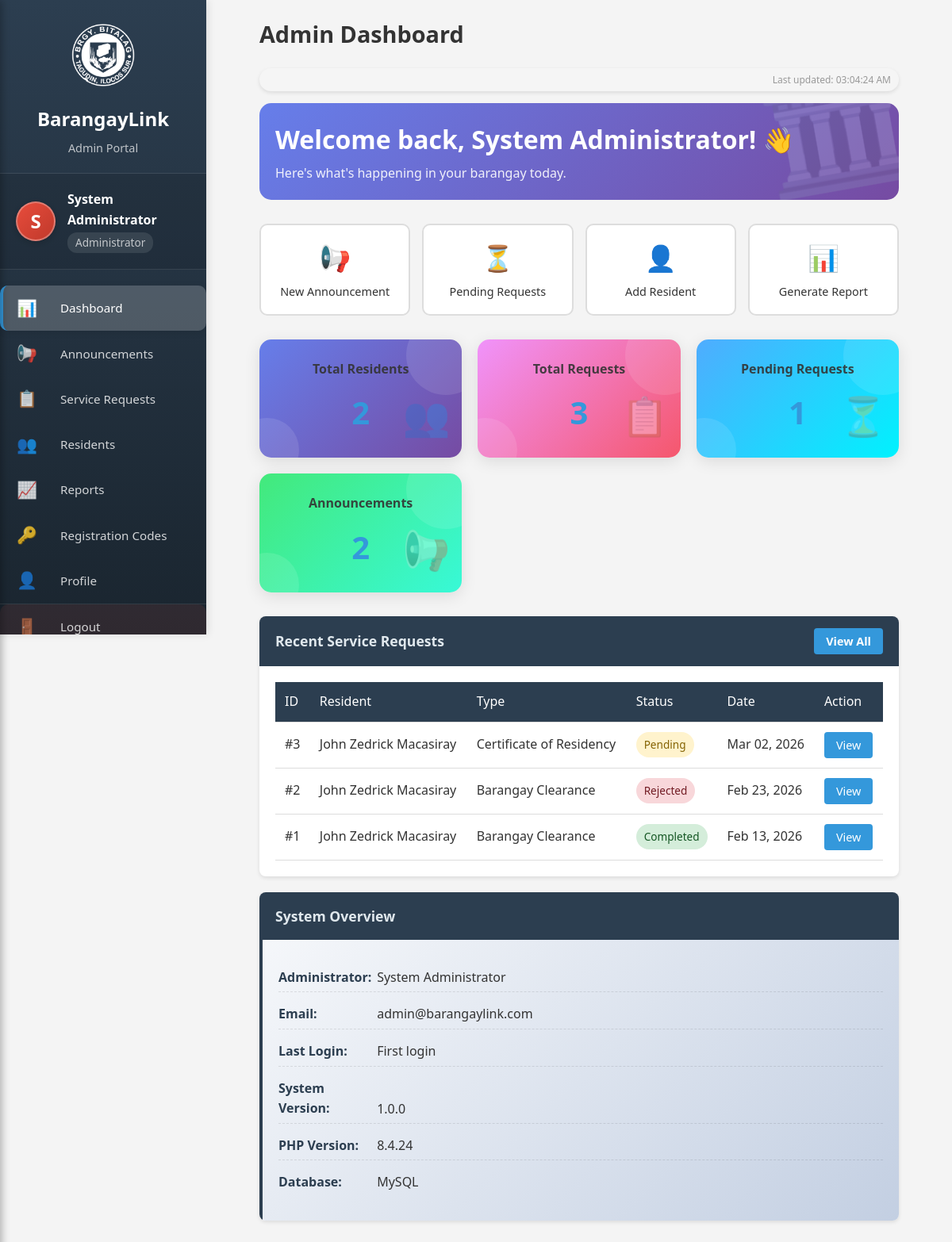
Page /admin/dashboard.php (signed in) on the committed database.
### tables this page shows
CREATE TABLE `users` (
  `id` int(11) NOT NULL,
  `username` varchar(50) NOT NULL,
  `email` varchar(100) NOT NULL,
  `password` varchar(255) NOT NULL,
  `remember_token` varchar(255) DEFAULT NULL,
  `token_expiry` datetime DEFAULT NULL,
  `full_name` varchar(100) NOT NULL,
  `address` text DEFAULT NULL,
  `contact_number` varchar(20) DEFAULT NULL,
  `user_type` enum('admin','resident') DEFAULT 'resident',
  `status` enum('active','inactive') DEFAULT 'active',
  `created_at` timestamp NOT NULL DEFAULT current_timestamp()
);

CREATE TABLE `service_requests` (
  `id` int(11) NOT NULL,
  `user_id` int(11) DEFAULT NULL,
  `request_type` varchar(100) NOT NULL,
  `description` text NOT NULL,
  `status` enum('pending','in_progress','completed','rejected') DEFAULT 'pending',
  `created_at` timestamp NOT NULL DEFAULT current_timestamp(),
  `updated_at` timestamp NOT NULL DEFAULT current_timestamp() ON UPDATE current_timestamp()
);

### includes/database.php (called while the page is built, shortened)
<?php
class Database {
    private $connection;
    public function __construct() {
        try {
            $this->connection = new mysqli(DB_HOST, DB_USER, DB_PASS, DB_NAME);
        } catch (Exception $e) {
            die("Database connection error: " . $e->getMessage());
        }
    }
    public function query($sql) {
        return $this->connection->query($sql);
    }
}
?>

### includes/auth.php (called while the page is built, shortened)
<?php
require_once 'database.php';
class Auth {
    private $db;
    public function __construct() {
        $this->db = new Database();
        $this->checkSessionValidity();
    }
    public function isLoggedIn() {
        return isset($_SESSION['user_id']);
    }
    public function getCurrentUser() {
        $id = $_SESSION['user_id'];
        $sql = "SELECT * FROM users WHERE id = $id";
        $result = $this->db->query($sql);
        return $result->fetch_assoc();
    }
    private function checkSessionValidity() {
        $id = $_SESSION['user_id'];
        $sql = "SELECT status FROM users WHERE id = $id";
        $result = $this->db->query($sql);
        $user = $result->fetch_assoc();
    }
}
?>

### public/admin/dashboard.php (the view, shortened to what this page needs)
<?php
require_once '../../includes/auth.php';
$auth = new Auth();
$auth->requireAdmin();
$db = new Database();
$user = $auth->getCurrentUser();
$total_residents = $db->query("SELECT COUNT(*) as count FROM users WHERE user_type='resident'")->fetch_assoc()['count'];
$total_requests = $db->query("SELECT COUNT(*) as count FROM service_requests")->fetch_assoc()['count'];
$pending_requests = $db->query("SELECT COUNT(*) as count FROM service_requests WHERE status='pending'")->fetch_assoc()['count'];
$total_announcements = $db->query("SELECT COUNT(*) as count FROM announcements")->fetch_assoc()['count'];
$recent_requests = $db->query("SELECT sr.*, u.full_name, u.email
                               FROM service_requests sr
                               JOIN users u ON sr.user_id = u.id
                               ORDER BY sr.created_at DESC LIMIT 5");
?>
<!DOCTYPE html>
<html lang="en">
<head>
    <link rel="stylesheet" href="../../src/css/main.css?v=<?php echo time(); ?>">
</head>
<body data-user-role="<?php echo $_SESSION['user_type']; ?>">
    <div class="sidenav admin-sidenav">
        <div class="sidenav-header">
            <div class="sidenav-logo">
                <img src="../../assets/1772429077726-removebg-preview.png" alt="BarangayLink Logo" onerror="this.style.display='none'">
            </div>
            <h2>BarangayLink</h2>
            <p>Admin Portal</p>
        </div>
        <div class="sidenav-user">
            <div class="sidenav-avatar admin-avatar">
                <?php
                $initial = strtoupper(substr($user['full_name'], 0, 1));
                echo $initial;
                ?>
            </div>
            <div class="sidenav-user-info">
                <div class="sidenav-user-name"><?php echo htmlspecialchars($user['full_name']); ?></div>
                <div class="sidenav-user-type admin-badge">Administrator</div>
            </div>
        </div>
        <ul class="sidenav-menu">
            <li class="sidenav-item">
                <a href="dashboard.php" class="<?php echo basename($_SERVER['PHP_SELF']) == 'dashboard.php' ? 'active' : ''; ?>">
                    <span class="sidenav-icon">📊</span>
                    <span class="sidenav-text">Dashboard</span>
                </a>
            </li>
            <li class="sidenav-item">
                <a href="announcements.php" class="<?php echo basename($_SERVER['PHP_SELF']) == 'announcements.php' ? 'active' : ''; ?>">
                    <span class="sidenav-icon">📢</span>
                    <span class="sidenav-text">Announcements</span>
                </a>
            </li>
            <li class="sidenav-item">
                <a href="service_requests.php" class="<?php echo basename($_SERVER['PHP_SELF']) == 'service_requests.php' ? 'active' : ''; ?>">
                    <span class="sidenav-icon">📋</span>
                    <span class="sidenav-text">Service Requests</span>
                </a>
            </li>
            <li class="sidenav-item">
                <a href="residents.php" class="<?php echo basename($_SERVER['PHP_SELF']) == 'residents.php' ? 'active' : ''; ?>">
                    <span class="sidenav-icon">👥</span>
                    <span class="sidenav-text">Residents</span>
                </a>
            </li>
            <li class="sidenav-item">
                <a href="reports.php" class="<?php echo basename($_SERVER['PHP_SELF']) == 'reports.php' ? 'active' : ''; ?>">
                    <span class="sidenav-icon">📈</span>
                    <span class="sidenav-text">Reports</span>
                </a>
            </li>
            <?php if ($_SESSION['user_type'] === 'admin'): ?>
<li class="sidenav-item">
   <a href="registration_codes.php">
      <span class="sidenav-icon">🔑</span>
      <span class="sidenav-text">Registration Codes</span>
   </a>
</li>
<?php endif; ?>
            <li class="sidenav-item">
                <a href="profile.php" class="<?php echo basename($_SERVER['PHP_SELF']) == 'profile.php' ? 'active' : ''; ?>">
                    <span class="sidenav-icon">👤</span>
                    <span class="sidenav-text">Profile</span>
                </a>
            </li>
            <li class="sidenav-divider"></li>
            <li class="sidenav-item">
                <a href="../logout.php" class="logout-link">
                    <span class="sidenav-icon">🚪</span>
                    <span class="sidenav-text">Logout</span>
                </a>
            </li>
        </ul>
    </div>
    <div class="main-content">
        <div class="container">
            <div class="dashboard-header">
                <h1>Admin Dashboard</h1>
            </div>
            <div class="refresh-indicator" id="refreshIndicator">
                <span>Last updated: <span id="last-updated"><?php echo date('h:i:s A'); ?></span></span>
            </div>
            <div class="welcome-section">
                <h1>Welcome back, <?php echo htmlspecialchars($user['full_name']); ?>! 👋</h1>
                <p>Here's what's happening in your barangay today.</p>
            </div>
            <div class="quick-actions">
                <a href="announcements.php?action=add" class="quick-action-btn" data-tooltip="Create new announcement">
                    <span class="icon">📢</span>
                    <span>New Announcement</span>
                </a>
                <a href="service_requests.php?filter=pending" class="quick-action-btn" data-tooltip="View pending requests">
                    <span class="icon">⏳</span>
                    <span>Pending Requests</span>
                </a>
                <a href="residents.php?action=add" class="quick-action-btn" data-tooltip="Register new resident">
                    <span class="icon">👤</span>
                    <span>Add Resident</span>
                </a>
                <a href="reports.php" class="quick-action-btn" data-tooltip="Generate reports">
                    <span class="icon">📊</span>
                    <span>Generate Report</span>
                </a>
            </div>
            <div class="stats-grid">
                <div class="stat-card" data-tooltip="Total registered residents">
                    <h3>Total Residents</h3>
                    <div class="stat-number" id="totalResidents"><?php echo $total_residents; ?></div>
                    <div class="stat-icon">👥</div>
                </div>
                <div class="stat-card" data-tooltip="Total service requests received">
                    <h3>Total Requests</h3>
                    <div class="stat-number" id="totalRequests"><?php echo $total_requests; ?></div>
                    <div class="stat-icon">📋</div>
                </div>
                <div class="stat-card" data-tooltip="Requests awaiting action">
                    <h3>Pending Requests</h3>
                    <div class="stat-number" id="pendingRequests"><?php echo $pending_requests; ?></div>
                    <div class="stat-icon">⏳</div>
                </div>
                <div class="stat-card" data-tooltip="Total announcements posted">
                    <h3>Announcements</h3>
                    <div class="stat-number" id="totalAnnouncements"><?php echo $total_announcements; ?></div>
                    <div class="stat-icon">📢</div>
                </div>
            </div>
            <div class="row">
                <div class="col">
                    <div class="card">
                        <div class="card-header">
                            <h3>Recent Service Requests</h3>
                            <a href="service_requests.php" class="btn btn-primary btn-sm">View All</a>
                        </div>
                        <div class="card-body" id="requestsContainer">
                            <?php if ($recent_requests->num_rows > 0): ?>
                                <div class="table-responsive">
                                    <table class="table">
                                        <thead>
                                            <tr>
                                                <th>ID</th>
                                                <th>Resident</th>
                                                <th>Type</th>
                                                <th>Status</th>
                                                <th>Date</th>
                                                <th>Action</th>
                                            </tr>
                                        </thead>
                                        <tbody>
                                            <?php while($row = $recent_requests->fetch_assoc()): ?>
                                            <tr>
                                                <td>#<?php echo $row['id']; ?></td>
                                                <td><?php echo htmlspecialchars($row['full_name']); ?></td>
                                                <td><?php echo htmlspecialchars($row['request_type']); ?></td>
                                                <td>
                                                    <?php
                                                    $statusClass = '';
                                                    switch($row['status']) {
                                                        case 'pending':
                                                            $statusClass = 'badge-pending';
                                                            break;
                                                        case 'completed':
                                                            $statusClass = 'badge-completed';
                                                            break;
                                                        case 'rejected':
                                                            $statusClass = 'badge-rejected';
                                                            break;
                                                    }
                                                    ?>
                                                    <span class="badge <?php echo $statusClass; ?>"><?php echo ucfirst($row['status']); ?></span>
                                                </td>
                                                <td><?php echo date('M d, Y', strtotime($row['created_at'])); ?></td>
                                                <td>
                                                    <a href="service_requests.php?view=<?php echo $row['id']; ?>" class="btn btn-primary btn-sm" data-tooltip="View request details">View</a>
                                                </td>
                                            </tr>
                                            <?php endwhile; ?>
                                        </tbody>
                                    </table>
                                </div>
                            <?php else: ?>
                                <p class="text-center">No service requests yet.</p>
                            <?php endif; ?>
                        </div>
                    </div>
                </div>
            </div>
            <div class="row">
                <div class="col">
                    <div class="card">
                        <div class="card-header">
                            <h3>System Overview</h3>
                        </div>
                        <div class="card-body system-info" id="systemInfo">
                            <p><strong>Administrator:</strong> <?php echo htmlspecialchars($user['full_name']); ?></p>
                            <p><strong>Email:</strong> <?php echo htmlspecialchars($user['email']); ?></p>
                            <p><strong>Last Login:</strong> <?php echo isset($_SESSION['last_login']) ? date('F d, Y h:i A', $_SESSION['last_login']) : 'First login'; ?></p>
                            <p><strong>System Version:</strong> 1.0.0</p>
                            <p><strong>PHP Version:</strong> <?php echo phpversion(); ?></p>
                            <p><strong>Database:</strong> MySQL</p>
                        </div>
                    </div>
                </div>
            </div>
        </div>
    </div>
</body>
</html>

### rows in the picture
users: full_name "S", full_name "System Administrator", email "admin@barangaylink.com"
service_requests: id "3", user.full_name "John Zedrick Macasiray", request_type "Certificate of Residency", status "Pending", created_at "Mar 02, 2026"
service_requests: id "2", user.full_name "John Zedrick Macasiray", request_type "Barangay Clearance", status "Rejected", created_at "Feb 23, 2026"
service_requests: id "1", user.full_name "John Zedrick Macasiray", request_type "Barangay Clearance", status "Completed", created_at "Feb 13, 2026"

### other values in the picture
$total_residents "2"
$total_requests "3"
$pending_requests "1"
$total_announcements "2"
phpversion() "8.4.24"
